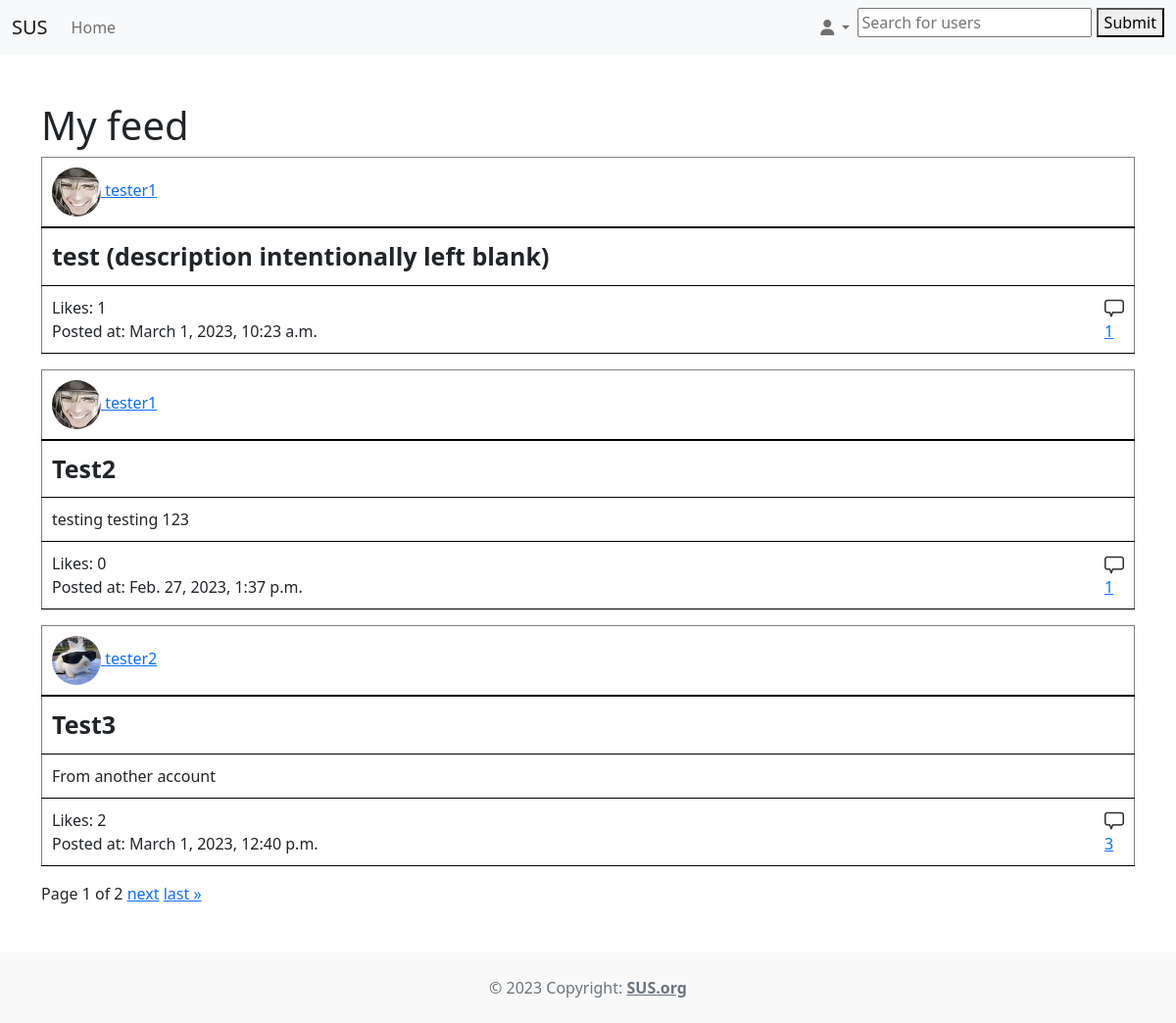
The page / on the database its author committed.
### Finals_app/models.py (models this page shows, shortened)
class Post(models.Model):
    title = models.CharField(max_length=255)
    description = models.TextField()
    poster_id = models.ForeignKey(Users,
                                  on_delete=models.CASCADE,
                                  db_constraint=False)
    created_at = models.DateTimeField(auto_now=True)
    updated_at = models.DateTimeField(auto_now_add=True)
    post_img = models.ImageField(upload_to='post_imgs',
                                 validators=[validate_image_file_extension],
                                 blank=True,
                                 null=True)

class Users(models.Model):
    username = models.CharField(max_length=255)
    password = models.CharField(max_length=255)
    is_online = models.BooleanField(default=False)
    last_loggin = models.DateTimeField(auto_now_add=True,
                                       blank=True,
                                       null=True)
    gender = models.CharField(max_length=10)
    date_of_birth = models.CharField(max_length=255)
    status = models.CharField(max_length=255)
    date_created = models.DateField(auto_now_add=True)
    date_updated = models.DateField(auto_now=True)
    profile_img = models.ImageField(default='default.jpg',
                                    upload_to='profile_pics',
                                    validators=[validate_image_file_extension],
                                    blank=True,
                                    null=True)

### Finals_app/api/views.py (the view)
# urls.py: path('', views.index, name='index'),
def index(request):
    if 'member_id' in request.session: #Check if user is logged in
        session_id = request.session['member_id']
        postdata = Post.objects.all().select_related()
        paginator = Paginator(postdata, 3)
        page_number = request.GET.get('page')
        page_posts = paginator.get_page(page_number)
        comments = Comment.objects.values('post_id').order_by().annotate(totalcomments=Count('post_id'))
        check_comment = Comment.objects.values_list('post_id', flat=True)
        likes = Likes.objects.values('post_id').order_by().annotate(totallikes=Count('post_id'))
        check_like = Likes.objects.values_list('post_id', flat=True)
        check_liked = Likes.objects.filter(liker_id_id=session_id).values_list('post_id', flat=True)
        template = loader.get_template('index.html')
        context = {
            'page_posts': page_posts,
            'comments': comments,
            'check_comment': check_comment,
            'likes': likes,
            'check_like': check_like,
            'check_liked': check_liked,
        }
        return HttpResponse(template.render(context, request))
    else:
        postdata = Post.objects.all().select_related()
        paginator = Paginator(postdata, 3)
        page_number = request.GET.get('page')
        page_posts = paginator.get_page(page_number)
        comments = Comment.objects.values('post_id').order_by().annotate(totalcomments=Count('post_id'))
        check_comment = Comment.objects.values_list('post_id', flat=True)
        likes = Likes.objects.values('post_id').order_by().annotate(totallikes=Count('post_id'))
        check_like = Likes.objects.values_list('post_id', flat=True)
        template = loader.get_template('index.html')
        context = {
            'page_posts': page_posts,
            'comments': comments,
            'check_comment': check_comment,
            'likes': likes,
            'check_like': check_like,
        }
        return HttpResponse(template.render(context, request))

### Finals_app/templates/index.html (shortened to what this page needs)
<!doctype html>
<html>
    <head>
        <link href="https://cdn.jsdelivr.net/npm/bootstrap@5.2.0/dist/css/bootstrap.min.css" rel="stylesheet"
>
        <link rel="stylesheet" href="https://cdnjs.cloudflare.com/ajax/libs/font-awesome/6.1.2/css/all.min.css"
 />
        {% load static %}
        <link rel="stylesheet" href="{% static 'css/style.css' %}">
    </head>
    <body>
        <div class = "container-nav">
            <nav class="navbar navbar-expand-lg bg-light">
                <div class="container-fluid">
                    <a class="navbar-brand" href="/">SUS</a>
                    <div class="collapse navbar-collapse" id="navbarSupportedContent">
                        <ul class="navbar-nav me-auto mb-2 mb-lg-0">
                            <li class="nav-item">
                                <a class="nav-link" href="/">Home</a>
                            </li>
                        </ul>
                        <ul class="nav navbar-nav ms-auto w-100 justify-content-end">
                            <li class="nav-item dropdown">
                                <a class="nav-link dropdown-toggle" role="button" data-bs-toggle="dropdown" aria-expanded="false">
                                <i class="fa-solid fa-user"></i>
                                </a>
                            </li>
                            <form action="/search/" method = "get">
                                <li class="nav-item">
                                    <input type="text" name="searching" placeholder="Search for users">
                                    <button type="submit">Submit</button>
                                </li>
                            </form>
                        </ul>
                    </div>
                </div>
            </nav>
        </div>
        <div class="container py-5">
        <h1>My feed</h1>
            {% for x in page_posts %}
                <table border="1">
                    <tr>
                        <td style="width: 100%;">
                            <a href="{% url 'profile' username=x.poster_id.username %}">
                                <img class="rounded-circle account-img" src="{{ MEDIA_URL }}{{ x.poster_id.profile_img }}" alt="op_profile" width="50" height="50">
                                {{ x.poster_id.username }}
                            </a>
                        </td>
                    </tr>
                    <tr>
                        <td style="width: 100%; font-size: 25px;"><b>{{ x.title }}</b></td>
                    </tr>
                    <tr>
                        {% if x.description %}
                            <td style="width: 100%;">{{ x.description }}</td>
                        {% endif %}
                    </tr>
                    <tr>
                        <td style="width: 100%;">
                            Likes:
                            {% if x.id in check_like %}
                                {% for l in likes %}
                                    {% if x.id == l.post_id %}
                                        {{ l.totallikes }}
                                    {% endif %}
                                {% endfor %}
                            {% else %}
                                0
                            {% endif %}
                            <br>
                            Posted at: {{ x.created_at }}
                        </td>
                        <td style="width: 100%;">
                            <a href="{% url 'comment' id=x.id %}">
                                <img src="{% static 'images/comment_png.png' %}" width="20" alt="comment_icon">
                                {% if x.id in check_comment %}
                                    {% for c in comments %}
                                        {% if x.id == c.post_id %}
                                            {{ c.totalcomments }}
                                        {% endif %}
                                    {% endfor %}
                                {% else %}
                                    0
                                {% endif %}
                            </a>
                        </td>
                    </tr>
                </table>
            {% endfor %}
            <div class="pagination">
                <span class="step-links">
                    <span class="current">
                        Page {{ page_posts.number }} of {{ page_posts.paginator.num_pages }}
                    </span>
                    {% if page_posts.has_next %}
                        <a href="?page={{ page_posts.next_page_number }}">next</a>
                        <a href="?page={{ page_posts.paginator.num_pages }}">last &raquo;</a>
                    {% endif %}
                </span>
            </div>
        </div>
        <footer class="text-center text-lg-start bg-white text-muted">
            <div class="text-center p-4" style="background-color: rgba(0, 0, 0, 0.025);">
            © 2023 Copyright:
            <a class="text-reset fw-bold" href="/">SUS.org</a>
            </div>
        </footer>
    </body>
</html>

### Finals_app/static/css/style.css (style rules this page uses)
table { border-collapse: collapse; width: 100%; }
tr:first-of-type { border-bottom: 2px solid black; }
tr { border-bottom: 1px solid black; max-width: 100px; }
td { padding: 10px 10px 10px 10px; }

### rows shown on the page
Post: poster_id.profile_img (picture), poster_id.username "tester1", title "test (description intentionally left blank)", totallikes "1", created_at "March 1, 2023, 10:23 a.m.", totalcomments "1"
Post: poster_id.profile_img (picture), poster_id.username "tester1", title "Test2", description "testing testing 123", shows "0", created_at "Feb. 27, 2023, 1:37 p.m.", totalcomments "1"
Post: poster_id.profile_img (picture), poster_id.username "tester2", title "Test3", description "From another account", totallikes "2", created_at "March 1, 2023, 12:40 p.m.", totalcomments "3"

### other values the page prints
{{ page_posts.number }} "1"
{{ page_posts.paginator.num_pages }} "2"
